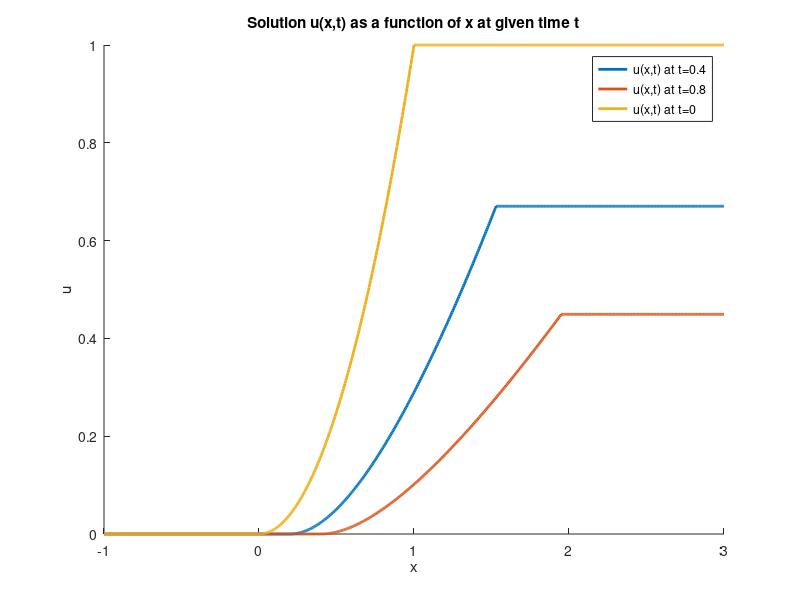

MATLAB code for this plot:
% Problem 3

x = [-1:0.005:3];
t1 = 0.4;
t2 = 0.8;
t3 = 0;

for n = 1:length(x)
    
    if x(n)< (0.5*t1)
        u1(n)=0;
    end
    
    if (0.5*t1) <= x(n)|| x(n) >= 2 + (0.5*t1) - (exp(-t1))
        u1(n) = ((((-1+sqrt(1-4*(1-(exp(-t1)))*(0.5*t1-x(n))))/(2*(1-(exp(-t1)))))^2)*(exp(-t1)));
    end
    
    if x(n)> 2 + (0.5*t1) - (exp(-t1))
        u1(n)=(exp(-t1));
    end
    
    if x(n)< (0.5*t2)
        u2(n)=0;
    end
    
    if (0.5*t2) <= x(n)|| x(n) >= 2 + (0.5*t2) - (exp(-t2))
        u2(n) = ((((-1+sqrt(1-4*(1-(exp(-t2)))*(0.5*t2-x(n))))/(2*(1-(exp(-t2)))))^2)*(exp(-t2)));
    end
    
    if x(n)> 2 + (0.5*t2) - (exp(-t2))
        u2(n)=(exp(-t2));
    end
    
    if x(n)< 0
        u3(n)=0;
    end
    
    if 0 <= x(n)|| x(n) >= 1
        u3(n) = x(n)^2;
    end
    
    if x(n)> 1
        u3(n)=1;
    end
end

% Plotting
hold on
plot(x,u1,'linewidth',2);
plot(x,u2,'linewidth',2);
plot(x,u3,'linewidth',2);
xlim([-1 3]);
xlabel('x');
ylabel('u');
title('Solution u(x,t) as a function of x at given time t')
legend('u(x,t) at t=0.4','u(x,t) at t=0.8','u(x,t) at t=0','Location','northeast');
hold off
